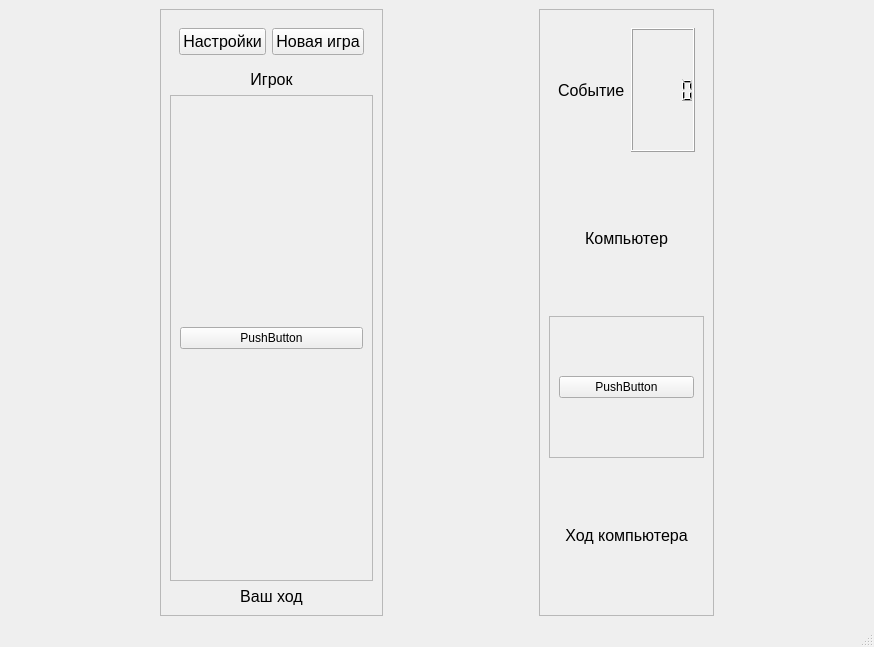
<?xml version="1.0" encoding="UTF-8"?>
<ui version="4.0">
 <class>MainWindow</class>
 <widget class="QMainWindow" name="MainWindow">
  <property name="geometry">
   <rect>
    <x>0</x>
    <y>0</y>
    <width>874</width>
    <height>647</height>
   </rect>
  </property>
  <property name="windowTitle">
   <string>MainWindow</string>
  </property>
  <widget class="QWidget" name="centralwidget">
   <layout class="QHBoxLayout" name="horizontalLayout">
    <item>
     <spacer name="horizontalSpacer">
      <property name="orientation">
       <enum>Qt::Horizontal</enum>
      </property>
      <property name="sizeHint" stdset="0">
       <size>
        <width>40</width>
        <height>20</height>
       </size>
      </property>
     </spacer>
    </item>
    <item>
     <widget class="QFrame" name="frame_lreft">
      <property name="frameShape">
       <enum>QFrame::StyledPanel</enum>
      </property>
      <property name="frameShadow">
       <enum>QFrame::Raised</enum>
      </property>
      <layout class="QVBoxLayout" name="verticalLayout">
       <item>
        <widget class="QWidget" name="widget" native="true">
         <layout class="QHBoxLayout" name="horizontalLayout_2">
          <item>
           <widget class="QPushButton" name="b_settings">
            <property name="font">
             <font>
              <family>Arial</family>
              <pointsize>12</pointsize>
             </font>
            </property>
            <property name="layoutDirection">
             <enum>Qt::RightToLeft</enum>
            </property>
            <property name="text">
             <string>Настройки</string>
            </property>
           </widget>
          </item>
          <item>
           <widget class="QPushButton" name="b_new_game">
            <property name="font">
             <font>
              <family>Arial</family>
              <pointsize>12</pointsize>
             </font>
            </property>
            <property name="text">
             <string>Новая игра</string>
            </property>
           </widget>
          </item>
         </layout>
        </widget>
       </item>
       <item>
        <widget class="QLabel" name="l_gamer">
         <property name="font">
          <font>
           <family>Arial</family>
           <pointsize>12</pointsize>
          </font>
         </property>
         <property name="text">
          <string>Игрок</string>
         </property>
         <property name="alignment">
          <set>Qt::AlignCenter</set>
         </property>
        </widget>
       </item>
       <item>
        <widget class="QFrame" name="player_fild">
         <property name="sizePolicy">
          <sizepolicy hsizetype="MinimumExpanding" vsizetype="MinimumExpanding">
           <horstretch>0</horstretch>
           <verstretch>0</verstretch>
          </sizepolicy>
         </property>
         <property name="frameShape">
          <enum>QFrame::StyledPanel</enum>
         </property>
         <property name="frameShadow">
          <enum>QFrame::Raised</enum>
         </property>
         <layout class="QVBoxLayout" name="verticalLayout_3">
          <item>
           <widget class="QPushButton" name="pushButton">
            <property name="text">
             <string>PushButton</string>
            </property>
           </widget>
          </item>
         </layout>
        </widget>
       </item>
       <item>
        <widget class="QLabel" name="label_player_move">
         <property name="font">
          <font>
           <family>Arial</family>
           <pointsize>12</pointsize>
          </font>
         </property>
         <property name="text">
          <string>Ваш ход</string>
         </property>
         <property name="alignment">
          <set>Qt::AlignCenter</set>
         </property>
        </widget>
       </item>
      </layout>
     </widget>
    </item>
    <item>
     <spacer name="horizontalSpacer_2">
      <property name="orientation">
       <enum>Qt::Horizontal</enum>
      </property>
      <property name="sizeHint" stdset="0">
       <size>
        <width>40</width>
        <height>20</height>
       </size>
      </property>
     </spacer>
    </item>
    <item>
     <widget class="QFrame" name="frame_right">
      <property name="sizePolicy">
       <sizepolicy hsizetype="MinimumExpanding" vsizetype="MinimumExpanding">
        <horstretch>0</horstretch>
        <verstretch>0</verstretch>
       </sizepolicy>
      </property>
      <property name="frameShape">
       <enum>QFrame::StyledPanel</enum>
      </property>
      <property name="frameShadow">
       <enum>QFrame::Raised</enum>
      </property>
      <layout class="QVBoxLayout" name="verticalLayout_2">
       <item>
        <widget class="QWidget" name="widget_2" native="true">
         <layout class="QHBoxLayout" name="horizontalLayout_3">
          <item>
           <widget class="QLabel" name="l_score_change">
            <property name="font">
             <font>
              <family>Arial</family>
              <pointsize>12</pointsize>
             </font>
            </property>
            <property name="text">
             <string>Событие</string>
            </property>
           </widget>
          </item>
          <item>
           <widget class="QLCDNumber" name="lcd_timer">
            <property name="font">
             <font>
              <pointsize>12</pointsize>
             </font>
            </property>
           </widget>
          </item>
         </layout>
        </widget>
       </item>
       <item>
        <widget class="QLabel" name="label_computer">
         <property name="font">
          <font>
           <family>Arial</family>
           <pointsize>12</pointsize>
          </font>
         </property>
         <property name="text">
          <string>Компьютер</string>
         </property>
         <property name="alignment">
          <set>Qt::AlignCenter</set>
         </property>
        </widget>
       </item>
       <item>
        <widget class="QFrame" name="frame_computer_fild">
         <property name="frameShape">
          <enum>QFrame::StyledPanel</enum>
         </property>
         <property name="frameShadow">
          <enum>QFrame::Raised</enum>
         </property>
         <layout class="QVBoxLayout" name="verticalLayout_4">
          <item>
           <widget class="QPushButton" name="pushButton_2">
            <property name="text">
             <string>PushButton</string>
            </property>
           </widget>
          </item>
         </layout>
        </widget>
       </item>
       <item>
        <widget class="QLabel" name="label_computer_move">
         <property name="font">
          <font>
           <pointsize>12</pointsize>
          </font>
         </property>
         <property name="text">
          <string>Ход компьютера</string>
         </property>
         <property name="alignment">
          <set>Qt::AlignCenter</set>
         </property>
        </widget>
       </item>
      </layout>
     </widget>
    </item>
    <item>
     <spacer name="horizontalSpacer_3">
      <property name="orientation">
       <enum>Qt::Horizontal</enum>
      </property>
      <property name="sizeHint" stdset="0">
       <size>
        <width>40</width>
        <height>20</height>
       </size>
      </property>
     </spacer>
    </item>
   </layout>
  </widget>
  <widget class="QMenuBar" name="menubar">
   <property name="geometry">
    <rect>
     <x>0</x>
     <y>0</y>
     <width>874</width>
     <height>21</height>
    </rect>
   </property>
  </widget>
  <widget class="QStatusBar" name="statusbar"/>
 </widget>
 <resources/>
 <connections/>
</ui>
